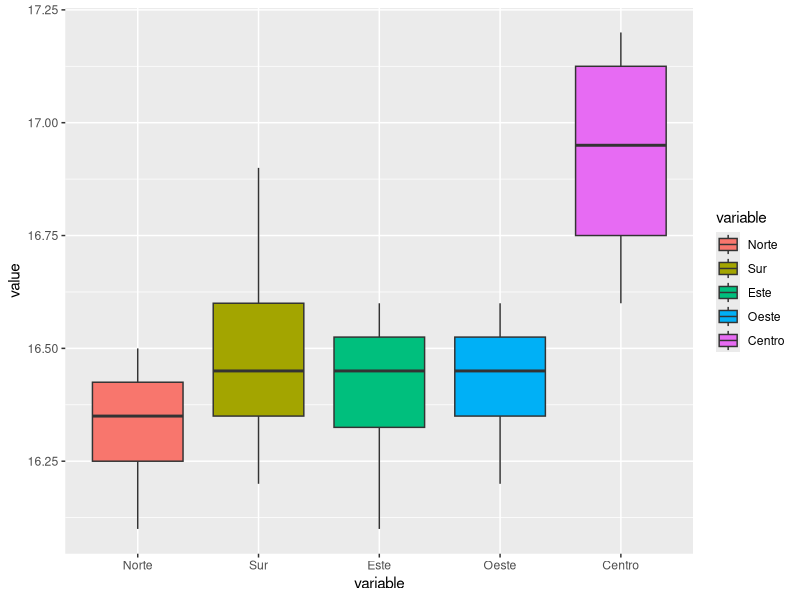

Generate this figure with R:
#Supongamos que un grupo est´a interesado en determinar si los adolescentes obtienen sus licencias de conducir aproximadamente a la misma edad promedio en todo el pa´ıs. Suponga que los siguientes
#datos se recopilan aleatoriamente de cinco adolescentes en cada regi´on del pa´ıs. Los n´umeros representan la
#edad a la que los adolescentes obtuvieron sus licencias de conducir.
#Los datos se encuentran en carne_conducir.txt
#a) ¿Al hacer un ANOVA, qu´e hip´otesis estar´ıamos evaluando en este caso?
#b) Se pide hacer el an´alisis de dos maneras: en excel o a mano y en R.
#c) ¿Cuál ser´ıa nuestra conclusi´on?

setwd("~/01_CODE/___AI-BIG-DATA___/02-Sistemas-de-Big-Data/01-Estadistica/07-ANOVA/carne_conducir.txt")
data <- read.csv("carne_conducir.txt", sep="&")
data
#visualizamos
library(reshape2)
library(ggplot2)
data_long <-melt(data, measure=c("Norte", "Sur", "Este","Oeste", "Centro"))
#La función melt() de R, que se encuentra en los paquetes reshape2 o data.table, se usa para transformar un conjunto de datos de formato ancho (wide) a formato largo (long). En tu caso, parece que tienes varias columnas que representan diferentes regiones (como "Norte", "Sur", "Este", "Oeste", "Centro") y quieres convertir esas columnas en una única columna con un formato más largo.
ggplot(data_long, aes(x=variable, y=value, 
                      fill=variable))+
  geom_boxplot()

#sacamos un resumencito
require("dplyr")
group_by(data_long, variable) %>%
     summarise(
         count = n(),
         mean = mean(value),
         sd = sd(value) )
#sospechamos del centro y hacemos anova
#el objetivo es comparar las medias de los valores de la variable value en función de los diferentes niveles de la variable variable.
res.aov <- aov(value ~ variable, data_long )
summary(res.aov)
#efectivamente rechamoz ho, vamos a ver d?nde esta la diferencia con tueky
TukeyHSD(res.aov)
#vemos que al 5% centro es estad?sticamente diff de norte y de este. Es decir, 
#es diferente sacarse el carn? de conducir en el norte vs. centro y en el este vs. centro
#en cuanto a la edad.

